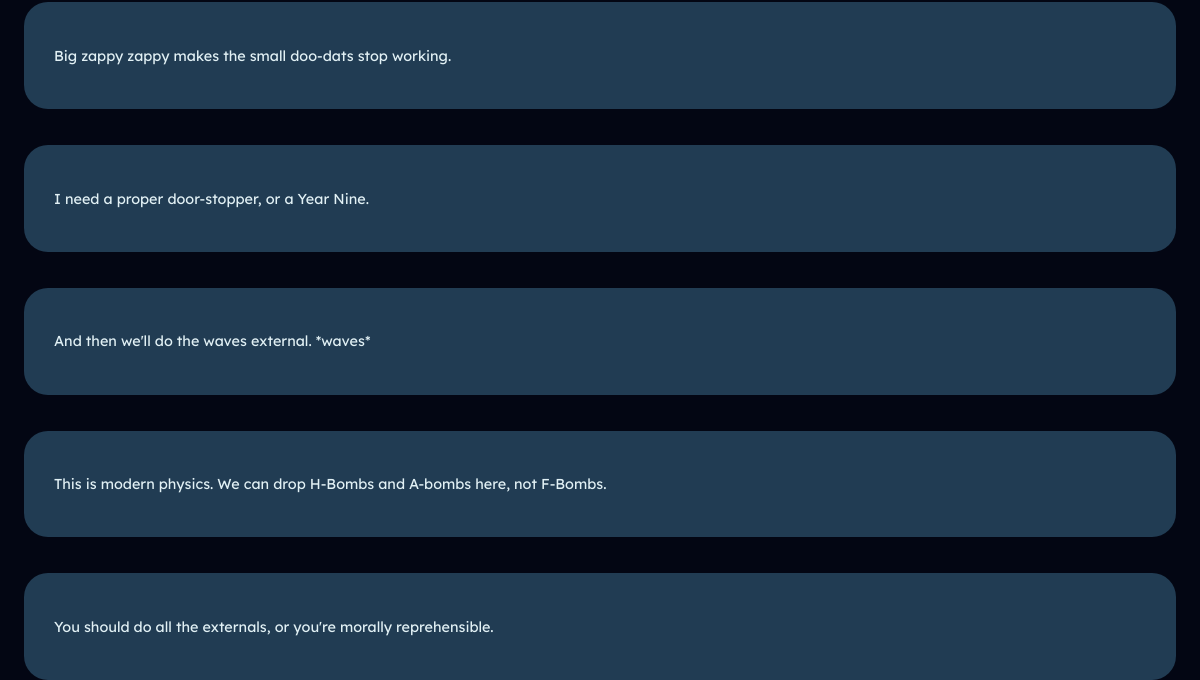
Page /quotes/4 (lower part) on the earlier database version.
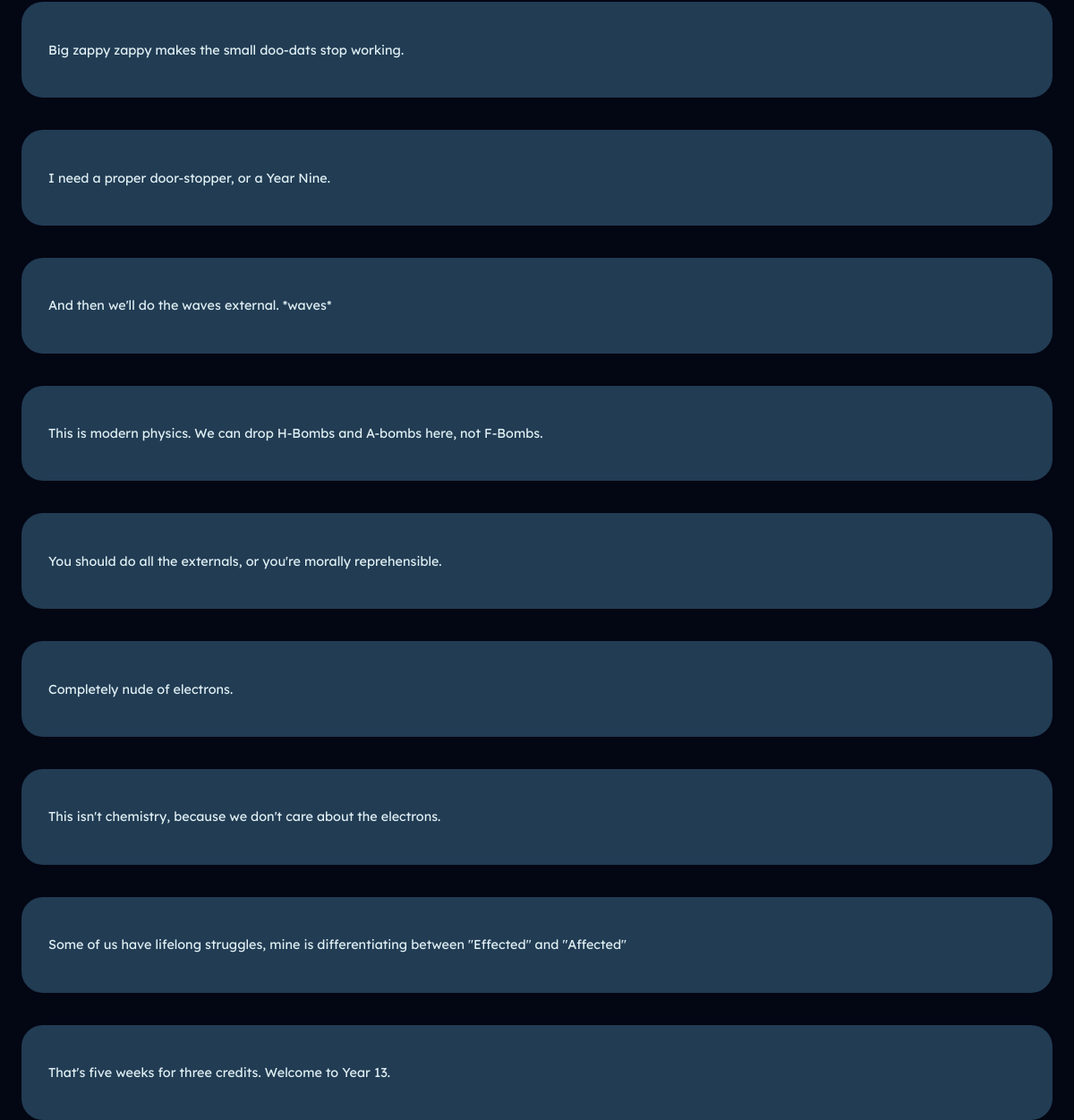
Same page on the later database version.
### tables this page shows
CREATE TABLE Quote (id INTEGER PRIMARY KEY AUTOINCREMENT NOT NULL, person_id REFERENCES Person (id) NOT NULL, text TEXT NOT NULL, rating INTEGER, public BOOLEAN);

### main.py (the view)
@app.route("/quotes/<int:person_id>", methods=["GET"])
def quotes(person_id):
    conn = get_db()
    cursor = conn.cursor()
    cursor.execute('''SELECT name FROM Person WHERE id = ?''', (person_id,))
    name = cursor.fetchone()
    cursor.execute('''SELECT image_string FROM Person WHERE id = ?''', (person_id,))
    image = cursor.fetchone()
    cursor.execute('''SELECT description FROM Person WHERE id = ?''', (person_id,))
    descrip = cursor.fetchone()
    cursor.execute('''SELECT text FROM Quote WHERE person_id = ?''',
                   (person_id,))
    quote_text = cursor.fetchall()
    return render_template("quotes.html",
                           name=name[0], image=image, quote_text=quote_text,
                           descrip=descrip[0])

### main.py (called while the page is built)
def get_db():
    if "db" not in g:
        g.db = sqlite3.connect("quotes.db")
    return g.db

@app.teardown_appcontext
def teardown_db(_):
    get_db().close()

### templates/quotes.html (shortened to what this page needs)
<!DOCTYPE html>
  {%extends "layout.html"%}
  {%block content%}
<body>
  {% for quote in quote_text %}
  <div class="box">
    <p>{{quote[0]}}</p>
  </div>
  {%endfor%}
</body>
{%endblock%}

### templates/layout.html (shortened to what this page needs)
<html>
<head>
  <link rel="stylesheet" href="/static/style.css">
</head>
<body>
  {%block content%} {%endblock%}
</body>
</html>

### static/style.css (style rules this page uses)
body { background-color: #030613; font-family: "Lexend Deca"; margin:0; color: white }
h1, h2, h3, h4, p, a { color: #E2F1F5; }
.box { width: auto; margin: 3vw 2vw 0 2vw; background-color: #213C53; border-radius: 2vw; padding: 2.5vw; display: flex; justify-content: space-between; }
p { font-size: 1.2vw; }

Differences in the rows shown:
added Quote: text "Completely nude of electrons."
added Quote: text "This isn't chemistry, because we don't care about the electrons."
added Quote: text "Some of us have lifelong struggles, mine is differentiating between \"Effected\" and \"Affected\""
added Quote: text "That's five weeks for three credits. Welcome to Year 13."
